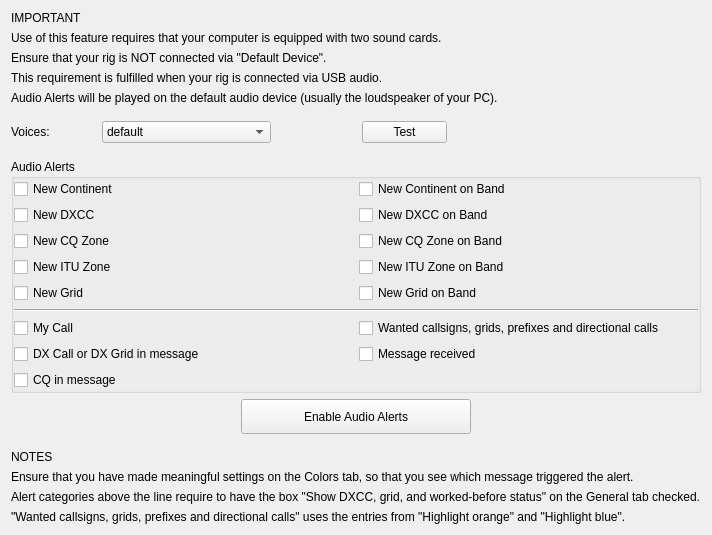
     <widget class="QWidget" name="alerts_tab">
      <attribute name="title">
       <string>Alerts</string>
      </attribute>
      <layout class="QGridLayout" name="gridLayout_20">
       <item row="12" column="0">
        <widget class="QLabel" name="label_23">
         <property name="text">
          <string>Ensure that you have made meaningful settings on the Colors tab, so that you see which message triggered the alert.</string>
         </property>
        </widget>
       </item>
       <item row="5" column="0">
        <spacer name="verticalSpacer_11">
         <property name="orientation">
          <enum>Qt::Vertical</enum>
         </property>
         <property name="sizeType">
          <enum>QSizePolicy::Fixed</enum>
         </property>
         <property name="sizeHint" stdset="0">
          <size>
           <width>20</width>
           <height>10</height>
          </size>
         </property>
        </spacer>
       </item>
       <item row="11" column="0">
        <widget class="QLabel" name="label_25">
         <property name="text">
          <string>NOTES</string>
         </property>
        </widget>
       </item>
       <item row="2" column="0">
        <widget class="QLabel" name="label_19">
         <property name="text">
          <string>Ensure that your rig is NOT connected via &quot;Default Device&quot;.</string>
         </property>
        </widget>
       </item>
       <item row="4" column="0">
        <widget class="QLabel" name="label_21">
         <property name="text">
          <string>Audio Alerts will be played on the default audio device (usually the loudspeaker of your PC).</string>
         </property>
        </widget>
       </item>
       <item row="10" column="0">
        <spacer name="verticalSpacer_8">
         <property name="orientation">
          <enum>Qt::Vertical</enum>
         </property>
         <property name="sizeType">
          <enum>QSizePolicy::Fixed</enum>
         </property>
         <property name="sizeHint" stdset="0">
          <size>
           <width>20</width>
           <height>10</height>
          </size>
         </property>
        </spacer>
       </item>
       <item row="7" column="0">
        <spacer name="verticalSpacer_6">
         <property name="orientation">
          <enum>Qt::Vertical</enum>
         </property>
         <property name="sizeType">
          <enum>QSizePolicy::Fixed</enum>
         </property>
         <property name="sizeHint" stdset="0">
          <size>
           <width>20</width>
           <height>10</height>
          </size>
         </property>
        </spacer>
       </item>
       <item row="14" column="0">
        <widget class="QLabel" name="label_24">
         <property name="text">
          <string>&quot;Wanted callsigns, grids, prefixes and directional calls&quot; uses the entries from &quot;Highlight orange&quot; and &quot;Highlight blue&quot;.</string>
         </property>
        </widget>
       </item>
       <item row="3" column="0">
        <widget class="QLabel" name="label_20">
         <property name="text">
          <string>This requirement is fulfilled when your rig is connected via USB audio.</string>
         </property>
        </widget>
       </item>
       <item row="8" column="0">
        <widget class="QGroupBox" name="groupBox_9">
         <property name="sizePolicy">
          <sizepolicy hsizetype="Preferred" vsizetype="Preferred">
           <horstretch>0</horstretch>
           <verstretch>1</verstretch>
          </sizepolicy>
         </property>
         <property name="title">
          <string>Audio Alerts</string>
         </property>
         <layout class="QGridLayout" name="gridLayout_18">
          <property name="leftMargin">
           <number>0</number>
          </property>
          <property name="topMargin">
           <number>0</number>
          </property>
          <property name="rightMargin">
           <number>0</number>
          </property>
          <property name="bottomMargin">
           <number>0</number>
          </property>
          <property name="spacing">
           <number>6</number>
          </property>
          <item row="0" column="0">
           <widget class="QCheckBox" name="cbContinent">
            <property name="toolTip">
             <string>New Continent</string>
            </property>
            <property name="text">
             <string>New Continent</string>
            </property>
           </widget>
          </item>
          <item row="10" column="0">
           <widget class="QCheckBox" name="cbMyCall">
            <property name="toolTip">
             <string>My Call in message</string>
            </property>
            <property name="text">
             <string>My Call</string>
            </property>
           </widget>
          </item>
          <item row="2" column="0">
           <widget class="QCheckBox" name="cbCQZ">
            <property name="toolTip">
             <string>New CQ Zone</string>
            </property>
            <property name="text">
             <string>New CQ Zone</string>
            </property>
           </widget>
          </item>
          <item row="11" column="1">
           <widget class="QCheckBox" name="cbQSYmessage">
            <property name="text">
             <string>Message received</string>
            </property>
           </widget>
          </item>
          <item row="11" column="0">
           <widget class="QCheckBox" name="cbDXcall">
            <property name="toolTip">
             <string>DX Call or DX Grid in message</string>
            </property>
            <property name="text">
             <string>DX Call or DX Grid in message</string>
            </property>
           </widget>
          </item>
          <item row="10" column="1">
           <widget class="QCheckBox" name="cbWanted">
            <property name="toolTip">
             <string>&lt;html&gt;&lt;head/&gt;&lt;body&gt;&lt;p&gt;Wanted callsigns, grids, prefixes and directional calls. This alert category uses the entries from &amp;quot;Highlight orange&amp;quot; and &amp;quot;Highlight blue&amp;quot;.&lt;/p&gt;&lt;/body&gt;&lt;/html&gt;</string>
            </property>
            <property name="text">
             <string>Wanted callsigns, grids, prefixes and directional calls</string>
            </property>
           </widget>
          </item>
          <item row="1" column="1">
           <widget class="QCheckBox" name="cbDXCCOB">
            <property name="toolTip">
             <string>New DXCC on Band</string>
            </property>
            <property name="text">
             <string>New DXCC on Band</string>
            </property>
           </widget>
          </item>
          <item row="0" column="1">
           <widget class="QCheckBox" name="cbContinentOB">
            <property name="toolTip">
             <string>New Continent on Band</string>
            </property>
            <property name="text">
             <string>New Continent on Band</string>
            </property>
           </widget>
          </item>
          <item row="5" column="1">
           <widget class="QCheckBox" name="cbGridOB">
            <property name="toolTip">
             <string>New Grid on Band</string>
            </property>
            <property name="text">
             <string>New Grid on Band</string>
            </property>
           </widget>
          </item>
          <item row="5" column="0">
           <widget class="QCheckBox" name="cbGrid">
            <property name="toolTip">
             <string>New Grid</string>
            </property>
            <property name="text">
             <string>New Grid</string>
            </property>
           </widget>
          </item>
          <item row="1" column="0">
           <widget class="QCheckBox" name="cbDXCC">
            <property name="toolTip">
             <string>New DXCC</string>
            </property>
            <property name="text">
             <string>New DXCC</string>
            </property>
           </widget>
          </item>
          <item row="3" column="0">
           <widget class="QCheckBox" name="cbITUZ">
            <property name="toolTip">
             <string>New ITU Zone</string>
            </property>
            <property name="text">
             <string>New ITU Zone</string>
            </property>
           </widget>
          </item>
          <item row="9" column="0" colspan="2">
           <widget class="Line" name="line_9">
            <property name="orientation">
             <enum>Qt::Horizontal</enum>
            </property>
           </widget>
          </item>
          <item row="3" column="1">
           <widget class="QCheckBox" name="cbITUZOB">
            <property name="toolTip">
             <string>New ITU Zone on Band</string>
            </property>
            <property name="text">
             <string>New ITU Zone on Band</string>
            </property>
           </widget>
          </item>
          <item row="2" column="1">
           <widget class="QCheckBox" name="cbCQZOB">
            <property name="toolTip">
             <string>New CQ Zone on Band</string>
            </property>
            <property name="text">
             <string>New CQ Zone on Band</string>
            </property>
           </widget>
          </item>
          <item row="12" column="0">
           <widget class="QCheckBox" name="cbCQ">
            <property name="toolTip">
             <string>CQ in message</string>
            </property>
            <property name="text">
             <string>CQ in message</string>
            </property>
           </widget>
          </item>
         </layout>
        </widget>
       </item>
       <item row="0" column="0">
        <widget class="QLabel" name="label_16">
         <property name="text">
          <string>IMPORTANT </string>
         </property>
        </widget>
       </item>
       <item row="6" column="0">
        <layout class="QHBoxLayout" name="voiceSelectLayout" stretch="1,2,1,1,3">
         <item>
          <widget class="QLabel" name="voicesLabel">
           <property name="text">
            <string>Voices:</string>
           </property>
           <property name="buddy">
            <cstring>voices_combo_box</cstring>
           </property>
          </widget>
         </item>
         <item>
          <widget class="QComboBox" name="voices_combo_box">
           <property name="currentText">
            <string notr="true">default</string>
           </property>
           <property name="maxVisibleItems">
            <number>15</number>
           </property>
           <item>
            <property name="text">
             <string>default</string>
            </property>
           </item>
          </widget>
         </item>
         <item>
          <spacer name="voiceSpacer_1">
           <property name="orientation">
            <enum>Qt::Horizontal</enum>
           </property>
           <property name="sizeHint" stdset="0">
            <size>
             <width>10</width>
             <height>20</height>
            </size>
           </property>
          </spacer>
         </item>
         <item>
          <widget class="QPushButton" name="pb_test_alerts">
           <property name="toolTip">
            <string>&lt;html&gt;&lt;head/&gt;&lt;body&gt;&lt;p&gt;Test the alert sounds.&lt;/p&gt;&lt;/body&gt;&lt;/html&gt;</string>
           </property>
           <property name="text">
            <string>Test</string>
           </property>
          </widget>
         </item>
         <item>
          <spacer name="voiceSpacer_2">
           <property name="orientation">
            <enum>Qt::Horizontal</enum>
           </property>
           <property name="sizeHint" stdset="0">
            <size>
             <width>40</width>
             <height>20</height>
            </size>
           </property>
          </spacer>
         </item>
        </layout>
       </item>
       <item row="1" column="0">
        <widget class="QLabel" name="label_17">
         <property name="text">
          <string>Use of this feature requires that your computer is equipped with two sound cards.</string>
         </property>
        </widget>
       </item>
       <item row="13" column="0">
        <widget class="QLabel" name="label_22">
         <property name="text">
          <string>Alert categories above the line require to have the box &quot;Show DXCC, grid, and worked-before status&quot; on the General tab checked.</string>
         </property>
        </widget>
       </item>
       <item row="9" column="0">
        <layout class="QHBoxLayout" name="horizontalLayout_21">
         <item>
          <spacer name="horizontalSpacer_20">
           <property name="orientation">
            <enum>Qt::Horizontal</enum>
           </property>
           <property name="sizeHint" stdset="0">
            <size>
             <width>40</width>
             <height>15</height>
            </size>
           </property>
          </spacer>
         </item>
         <item>
          <widget class="QPushButton" name="pbAlerts">
           <property name="sizePolicy">
            <sizepolicy hsizetype="Expanding" vsizetype="Fixed">
             <horstretch>0</horstretch>
             <verstretch>0</verstretch>
            </sizepolicy>
           </property>
           <property name="minimumSize">
            <size>
             <width>0</width>
             <height>35</height>
            </size>
           </property>
           <property name="toolTip">
            <string>Toggle Audio Alerts on/off. Alerts will be played on &quot;DefaultAudioDevice&quot;. DON'T ENABLE AUDIO ALERTS WHEN YOUR RIG IS CONNECTED VIA THIS SOUNDCARD !!!</string>
           </property>
           <property name="styleSheet">
            <string notr="true">QPushButton:checked {
    color: #000000;
	background-color: #00ff00;
    border-style: outset;
	border-width: 1px;
	border-radius: 5px;
    border-color: black;
	min-width: 5em;
	padding: 3px;
}</string>
           </property>
           <property name="text">
            <string>Enable Audio Alerts</string>
           </property>
           <property name="checkable">
            <bool>true</bool>
           </property>
          </widget>
         </item>
         <item>
          <spacer name="horizontalSpacer_21">
           <property name="orientation">
            <enum>Qt::Horizontal</enum>
           </property>
           <property name="sizeHint" stdset="0">
            <size>
             <width>40</width>
             <height>15</height>
            </size>
           </property>
          </spacer>
         </item>
        </layout>
       </item>
      </layout>
     </widget>
